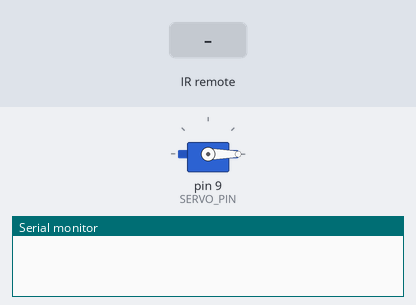
Bench run of a sketch on a simulated Arduino Uno, built with avr-gcc and run on an emulated ATmega328P. Shown: servo, the last lines printed to the serial monitor. The inputs (shaded band) are chosen by the test bench.

Above: at 1.2 s.
1.3 s: infrared code 0xB847FF00 received
At 2.5 s:
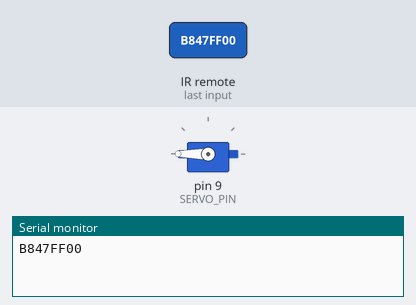
3.7 s: infrared code 0xBA45FF00 received
At 3.85 s:
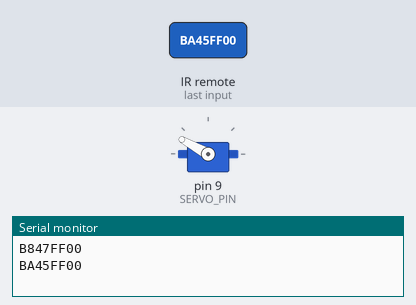
6.1 s: infrared code 0xB946FF00 received
At 6.56 s:
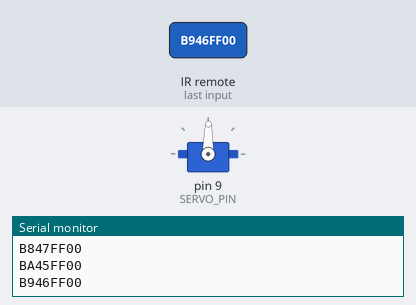
Timing chart, 0 to 9.1 s (numbered marks = the images above; inputs shaded):
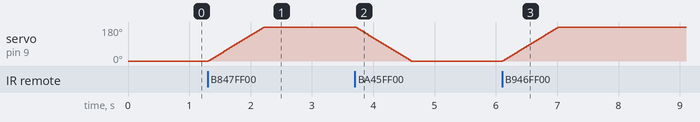

Measured:
- after the input at 1.3 s, servo on pin 9 (SERVO_PIN): moves from 0° to 180° over 0.91 s, starting at once
- after the input at 3.7 s, servo on pin 9 (SERVO_PIN): moves from 180° to 0° over 0.91 s, starting at once
- after the input at 6.1 s, servo on pin 9 (SERVO_PIN): moves from 0° to 180° over 0.91 s, starting at once

The sketch:

001_czytnik_plus_silnik.ino
```cpp
#include <IRremote.h>
#include <Servo.h>

#define IR_PIN 2
#define SERVO_PIN 9

// Twoje kody
#define CH_MINUS 0xBA45FF00
#define CH_PLUS  0xB847FF00
#define PLAY     0xB946FF00

Servo s;

int posClosed = 0;   // ustaw pod mechanikę
int posOpen   = 180;  // ustaw pod mechanikę
bool isOpen = false;

void moveServoSmooth(int from, int to) {
  int step = (to > from) ? 1 : -1;
  for (int p = from; p != to; p += step) {
    s.write(p);
    delay(5);
  }
  s.write(to);
}

void setup() {
  Serial.begin(9600);
  IrReceiver.begin(IR_PIN, ENABLE_LED_FEEDBACK);

  s.attach(SERVO_PIN);
  s.write(posClosed);
}

void loop() {

  if (IrReceiver.decode()) {
    uint32_t code = IrReceiver.decodedIRData.decodedRawData;
    Serial.println(code, HEX);

    int current = s.read();

    if (code == CH_PLUS) {
      moveServoSmooth(current, posOpen);
      isOpen = true;
    } else if (code == CH_MINUS) {
      moveServoSmooth(current, posClosed);
      isOpen = false;
    } else if (code == PLAY) {
      if (isOpen) moveServoSmooth(current, posClosed);
      else        moveServoSmooth(current, posOpen);
      isOpen = !isOpen;
    }

    IrReceiver.resume();
  }
}
```

001_matryca-led.cpp
```cpp
#include <LedControl.h>

// LedControl(DIN, CLK, CS, liczba modułów)
// DIN → 11, CLK → 13, CS → 10
LedControl lc = LedControl(11, 13, 10, 1);

byte smileOpen[8] = {
  B00111100,
  B01000010,
  B10100101,
  B10000001,
  B10100101,
  B10011001,
  B01000010,
  B00111100
};

byte smileClosed[8] = {
  B00111100,
  B01000010,
  B10000001,
  B10100101,
  B10000001,
  B10011001,
  B01000010,
  B00111100
};

void showImage(byte image[8]) {
  for (int row = 0; row < 8; row++) {
    lc.setRow(0, row, image[row]);
  }
}

void setup() {
  lc.shutdown(0, false);   // włącza moduł
  lc.setIntensity(0, 5);   // jasność 0-15
  lc.clearDisplay(0);
}

void loop() {
  showImage(smileOpen);
  delay(1000);

  showImage(smileClosed);
  delay(200);

  showImage(smileOpen);
  delay(1000);
}
```

002-joystick.cpp
```cpp
int xPin = A0;
int yPin = A1;
int swPin = 2;

void setup() {
  Serial.begin(9600);
  pinMode(swPin, INPUT_PULLUP);
}

void loop() {
  int xValue = analogRead(xPin);
  int yValue = analogRead(yPin);
  int buttonState = digitalRead(swPin);

  Serial.print("X: ");
  Serial.print(xValue);
  Serial.print(" | Y: ");
  Serial.print(yValue);
  Serial.print(" | Przycisk: ");

  if (buttonState == LOW) {
    Serial.println("WCIŚNIĘTY");
  } else {
    Serial.println("puszczony");
  }

  delay(200);
}
```
